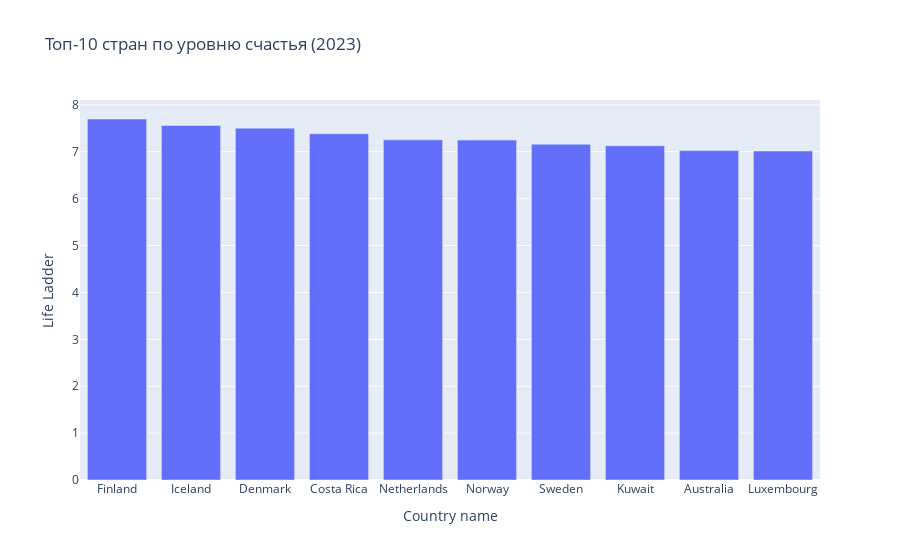

Write notebook code for a chart like this one.
### Code cell
latest_year = df['year'].max()
top_countries = df[df['year'] == latest_year][['Country name', 'Life Ladder']].nlargest(10, 'Life Ladder')
fig = px.bar(top_countries, x='Country name', y='Life Ladder', title=f'Топ-10 стран по уровню счастья ({latest_year})')
fig.show()

### Figure 1 — Plotly figure (JSON) as saved in the notebook; plotly's stock layout.template omitted (floating-point values rounded to 4 significant figures)
{"data": [{"hovertemplate": "Country name=%{x}<br>Life Ladder=%{y}<extra></extra>", "legendgroup": "", "marker": {"color": "#636efa", "pattern": {"shape": ""}}, "name": "", "orientation": "v", "showlegend": false, "textposition": "auto", "type": "bar", "x": ["Finland", "Iceland", "Denmark", "Costa Rica", "Netherlands", "Norway", "Sweden", "Kuwait", "Australia", "Luxembourg"], "xaxis": "x", "y": [7.699, 7.562, 7.504, 7.384, 7.255, 7.249, 7.161, 7.13, 7.025, 7.016], "yaxis": "y"}], "layout": {"barmode": "relative", "legend": {"tracegroupgap": 0}, "title": {"text": "Топ-10 стран по уровню счастья (2023)"}, "xaxis": {"anchor": "y", "domain": [0, 1], "title": {"text": "Country name"}}, "yaxis": {"anchor": "x", "domain": [0, 1], "title": {"text": "Life Ladder"}}}}
